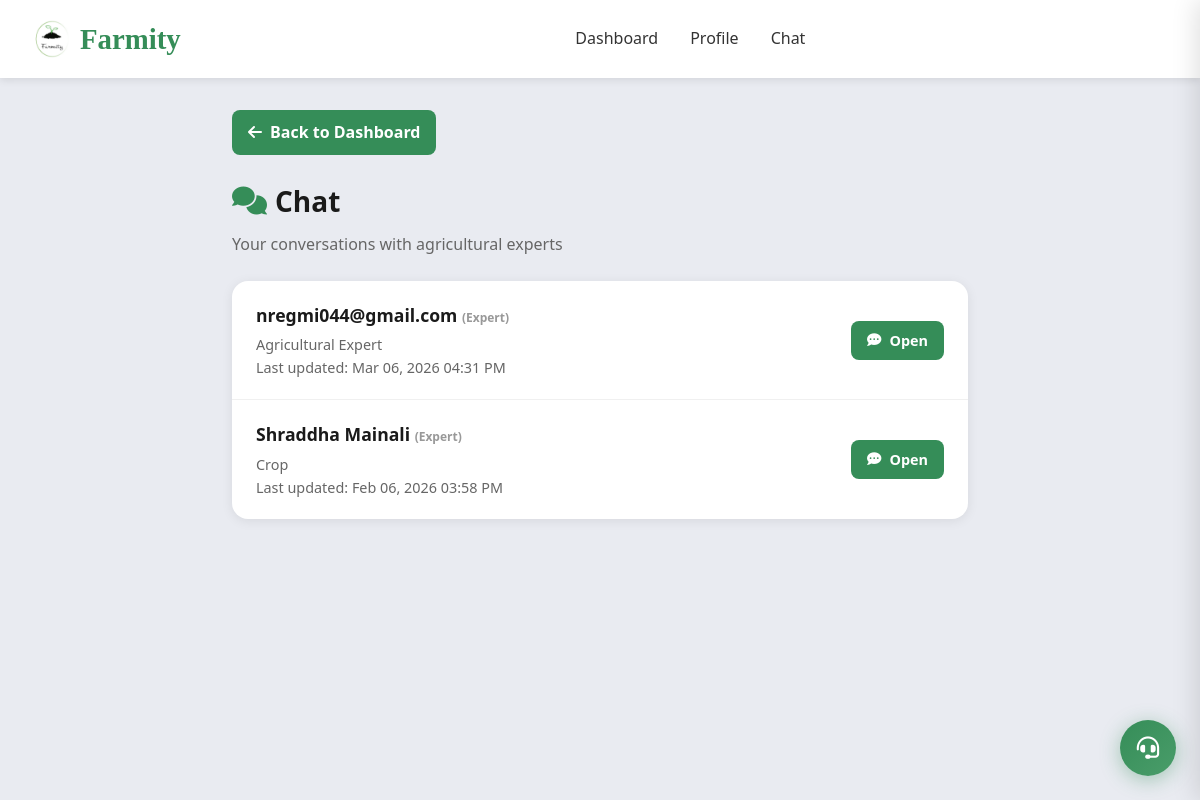
The page /chat/ (signed in) on the database its author committed.
### accounts/models.py (models this page shows, shortened)
class ExpertChatThread(models.Model):
    expert = models.ForeignKey(ExpertProfile, on_delete=models.CASCADE, related_name='chat_threads')
    created_by = models.ForeignKey(User, on_delete=models.CASCADE, related_name='chat_threads')
    created_at = models.DateTimeField(auto_now_add=True)
    updated_at = models.DateTimeField(auto_now=True)
    class Meta:
        ordering = ('-updated_at',)

class ExpertProfile(models.Model):
    user = models.OneToOneField(User, on_delete=models.CASCADE, related_name='expert_profile')
    name = models.CharField(max_length=255, blank=True, null=True)
    photo = models.ImageField(upload_to='expert_photos/', blank=True, null=True)
    qualification = models.CharField(max_length=255, blank=True, null=True)
    specialization = models.CharField(max_length=255, blank=True, null=True)
    experience = models.CharField(max_length=50, blank=True, null=True)
    consultation_fee = models.DecimalField(
        max_digits=10, decimal_places=2, default=0, blank=True, null=True,
        help_text='Fee per appointment (Rs.). 0 = free. Can be set for future paid appointments.'
    )

class User(AbstractBaseUser, PermissionsMixin):
    ROLE_CHOICES = (
        ('admin', 'Admin'),
        ('buyer', 'Buyer'),
        ('farmer', 'Farmer'),
        ('agricultural_expert', 'Agricultural Expert'),
        ('vendor', 'Vendor'),
    )
    email = models.EmailField(unique=True)
    phone = models.CharField(max_length=10, unique=True, blank=True, null=True)
    role = models.CharField(max_length=20, choices=ROLE_CHOICES, default='buyer')
    is_active = models.BooleanField(default=True)
    email_verified = models.BooleanField(default=False)
    is_verified = models.BooleanField(default=False)
    is_staff = models.BooleanField(default=False)
    date_joined = models.DateTimeField(auto_now_add=True)
    objects = UserManager()
    USERNAME_FIELD = 'email'
    REQUIRED_FIELDS = []

### accounts/views.py (the view)
# urls.py: path('chat/', chat_threads_page, name='chat_threads'),
@login_required
def chat_threads_page(request):
    if request.user.role not in {'buyer', 'farmer', 'agricultural_expert'}:
        return _redirect_to_role_home_response(request.user)
    if request.user.role == 'agricultural_expert':
        profile = ExpertProfile.objects.get(user=request.user)
        threads = ExpertChatThread.objects.filter(expert=profile).select_related('created_by', 'expert', 'expert__user').order_by('-updated_at')
    else:
        if request.user.role == 'farmer':
            kyc_request = request.user.kyc_requests.first()
            kyc_status = kyc_request.status if kyc_request else None
            if kyc_status != 'approved':
                messages.error(request, 'KYC verification is required to chat with experts. Please complete your KYC verification first.')
                return redirect('farmer_dashboard')
        threads = ExpertChatThread.objects.filter(created_by=request.user).select_related('expert', 'expert__user').order_by('-updated_at')
    context = {'threads': threads}
    return render(request, 'chat_threads.html', context)

### accounts/context_processors.py (called while the page is built, shortened)
def admin_collections_payouts_summary(request):
    if not request.user.is_authenticated or getattr(request.user, 'role', None) != 'admin':
        return {}

### templates/chat_threads.html (shortened to what this page needs)
<!DOCTYPE html>
<html lang="en">
<head>
    <link rel="stylesheet" href="/static/css/style.css">
    <link href="https://cdnjs.cloudflare.com/ajax/libs/font-awesome/6.0.0/css/all.min.css" rel="stylesheet">
</head>
<body>
    <header class="main-header">
        <div class="header-container">
            <div class="logo">
                <a href="/" style="display: flex; align-items: center; gap: 0.5rem; text-decoration: none; color: inherit;">
                    <img src="/static/images/Farmity%20logo.png" alt="Farmity" class="logo-img" onerror="this.style.display='none'">
                    <span class="logo-text">Farmity</span>
                </a>
            </div>
            <nav class="main-nav">
                {% if request.user.role == 'farmer' %}<a href="{% url 'farmer_dashboard' %}">Dashboard</a>
                {% elif request.user.role == 'buyer' %}<a href="{% url 'user_dashboard' %}">Dashboard</a>
                {% elif request.user.role == 'agricultural_expert' %}<a href="{% url 'expert_dashboard' %}">Dashboard</a>
                {% else %}<a href="{% url 'dashboard' %}">Dashboard</a>{% endif %}
                <a href="{% url 'profile' %}">Profile</a>
                <a href="{% url 'chat_threads' %}">Chat</a>
            </nav>
        </div>
    </header>
    <main class="main-content">
        <a href="{% if request.user.role == 'farmer' %}{% url 'farmer_dashboard' %}{% elif request.user.role == 'buyer' %}{% url 'user_dashboard' %}{% else %}{% url 'expert_dashboard' %}{% endif %}" class="btn-back">
            <i class="fas fa-arrow-left"></i> Back to Dashboard
        </a>
        <h1 class="page-title"><i class="fas fa-comments" style="color: #358D58;"></i> Chat</h1>
        <p class="page-subtitle">
            {% if request.user.role == 'agricultural_expert' %}
                Your conversations with farmers and buyers
            {% else %}
                Your conversations with agricultural experts
            {% endif %}
        </p>
        <div class="chat-card">
            {% if threads %}
            <ul class="thread-list">
                {% for thread in threads %}
                <a href="{% url 'chat_thread' thread.id %}" class="thread-item">
                    <div class="thread-info">
                        <h4>
                            {% if request.user.role == 'agricultural_expert' %}
                                {{ thread.created_by.email }}
                                {% if thread.created_by.role == 'farmer' %}<span style="font-size:0.75rem;color:#999;">(Farmer)</span>{% elif thread.created_by.role == 'buyer' %}<span style="font-size:0.75rem;color:#999;">(Buyer)</span>{% endif %}
                            {% else %}
                                {{ thread.expert.name|default:thread.expert.user.email }}
                                <span style="font-size:0.75rem;color:#999;">(Expert)</span>
                            {% endif %}
                        </h4>
                        <p>{{ thread.expert.specialization|default:"Agricultural Expert" }}</p>
                        <p class="thread-meta">Last updated: {{ thread.updated_at|date:"M d, Y h:i A" }}</p>
                    </div>
                    <span class="btn-open"><i class="fas fa-comment-dots"></i> Open</span>
                </a>
                {% endfor %}
            </ul>
            {% endif %}
        </div>
    </main>
    {% include 'support_widget.html' %}
</body>
</html>

### static/css/style.css (style rules this page uses)
* { margin: 0; padding: 0; box-sizing: border-box; }
:root { --athens-gray: #E9EBF1; --sea-green: #358D58; --sushi: #A8AD3B; --paarl: #A04A24; --white: #ffffff; --text-dark: #333333; --text-gray: #666666; --border-gray: #dddddd; --light-gray: #f5f5f5; }
body { font-family: 'Segoe UI', Tahoma, Geneva, Verdana, sans-serif; line-height: 1.6; color: var(--text-dark); background: var(--white); }
.main-header { background: var(--white); padding: 1rem 2rem; box-shadow: 0 2px 8px rgba(0,0,0,0.1); position: sticky; top: 0; z-index: 1000; }
.header-container { max-width: 1400px; margin: 0 auto; display: flex; justify-content: space-between; align-items: center; gap: 2rem; }
.logo { display: flex; align-items: center; gap: 0.5rem; font-size: 1.5rem; font-weight: bold; color: var(--sea-green); }
.logo-img { width: 40px; height: 40px; object-fit: contain; }
.logo-text { font-family: 'Brush Script MT', cursive; font-size: 1.8rem; }
.main-nav { display: flex; gap: 2rem; flex: 1; justify-content: center; }
.main-nav a { text-decoration: none; color: var(--text-dark); font-weight: 500; transition: color 0.3s; }
html, body { height: 100%; margin: 0; padding: 0; }

### templates/chat_threads.html (style rules this page uses)
body { font-family: 'Segoe UI', Tahoma, Geneva, Verdana, sans-serif; background: #E9EBF1; min-height: 100vh; display: flex; flex-direction: column; margin: 0; }
.main-content { flex: 1; padding: 2rem; max-width: 800px; margin: 0 auto; width: 100%; }
.page-title { font-size: 1.75rem; font-weight: 700; color: #1a1a1a; margin-bottom: 0.5rem; display: flex; align-items: center; gap: 0.5rem; }
.page-subtitle { color: #666; margin-bottom: 1.5rem; }
.btn-back { display: inline-flex; align-items: center; gap: 0.5rem; padding: 0.6rem 1rem; background: #358D58; color: white; text-decoration: none; border-radius: 8px; font-weight: 600; margin-bottom: 1.5rem; }
.chat-card { background: white; border-radius: 16px; box-shadow: 0 2px 12px rgba(0,0,0,0.08); overflow: hidden; }
.thread-list { list-style: none; padding: 0; margin: 0; }
.thread-item { display: flex; align-items: center; justify-content: space-between; padding: 1.25rem 1.5rem; border-bottom: 1px solid #f0f0f0; gap: 1rem; text-decoration: none; color: inherit; transition: background 0.2s; }
.thread-item:last-child { border-bottom: none; }
.thread-info { flex: 1; min-width: 0; }
.thread-info h4 { margin: 0 0 0.25rem 0; font-size: 1.1rem; color: #1a1a1a; }
.thread-info p { margin: 0; color: #666; font-size: 0.9rem; }
.thread-meta { font-size: 0.85rem; color: #999; margin-top: 0.35rem; }
.btn-open { padding: 0.5rem 1rem; background: #358D58; color: white; border-radius: 8px; font-weight: 600; font-size: 0.9rem; display: inline-flex; align-items: center; gap: 0.5rem; flex-shrink: 0; }

### rows shown on the page
ExpertChatThread: expert.name "nregmi044@gmail.com", expert.specialization "Agricultural Expert", updated_at "Mar 06, 2026 04:31 PM"
ExpertChatThread: expert.name "Shraddha Mainali", expert.specialization "Crop", updated_at "Feb 06, 2026 03:58 PM"
